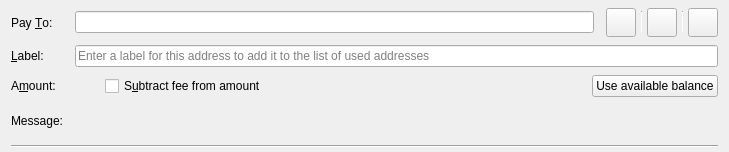
<?xml version="1.0" encoding="UTF-8"?>
<ui version="4.0">
 <class>SendCoinsEntry</class>
 <widget class="QWidget" name="SendCoinsEntry">
  <property name="geometry">
   <rect>
    <x>0</x>
    <y>0</y>
    <width>729</width>
    <height>152</height>
   </rect>
  </property>
  <property name="focusPolicy">
   <enum>Qt::TabFocus</enum>
  </property>
  <property name="autoFillBackground">
   <bool>false</bool>
  </property>
  <layout class="QGridLayout" name="gridLayout">
   <property name="topMargin">
    <number>8</number>
   </property>
   <property name="bottomMargin">
    <number>4</number>
   </property>
   <property name="horizontalSpacing">
    <number>12</number>
   </property>
   <property name="verticalSpacing">
    <number>8</number>
   </property>
    <item row="3" column="1">
     <widget class="QLabel" name="messageTextLabel">
      <property name="toolTip">
       <string>A message that was attached to the odan: URI which will be stored with the transaction for your reference. Note: This message will not be sent over the Odan network.</string>
      </property>
      <property name="textFormat">
       <enum>Qt::PlainText</enum>
      </property>
     </widget>
    </item>
   <item row="0" column="0">
    <widget class="QLabel" name="payToLabel">
     <property name="text">
      <string>Pay &amp;To:</string>
     </property>
     <property name="buddy">
      <cstring>payTo</cstring>
     </property>
    </widget>
   </item>
    <item row="2" column="1" colspan="4">
     <layout class="QHBoxLayout" name="horizontalLayoutAmount" stretch="0,0,1,0">
      <item>
       <widget class="BitcoinAmountField" name="payAmount" native="true">
        <property name="toolTip">
         <string>The amount to send in the selected unit</string>
        </property>
       </widget>
      </item>
      <item>
       <spacer name="horizontalSpacer">
        <property name="orientation">
         <enum>Qt::Horizontal</enum>
        </property>
        <property name="sizeType">
         <enum>QSizePolicy::Fixed</enum>
        </property>
        <property name="sizeHint" stdset="0">
        <size>
          <width>30</width>
          <height>20</height>
         </size>
        </property>
       </spacer>
      </item>
      <item>
       <widget class="QCheckBox" name="checkboxSubtractFeeFromAmount">
        <property name="toolTip">
         <string>The fee will be deducted from the amount being sent. The recipient will receive less odans than you enter in the amount field. If multiple recipients are selected, the fee is split equally.</string>
        </property>
        <property name="text">
         <string>S&amp;ubtract fee from amount</string>
        </property>
       </widget>
      </item>
      <item>
       <widget class="QPushButton" name="useAvailableBalanceButton">
        <property name="focusPolicy">
         <enum>Qt::NoFocus</enum>
       </property>
        <property name="text">
         <string>Use available balance</string>
       </property>
      </widget>
     </item>
    </layout>
   </item>
   <item row="1" column="0">
    <widget class="QLabel" name="labellLabel">
     <property name="text">
      <string>&amp;Label:</string>
     </property>
     <property name="buddy">
      <cstring>addAsLabel</cstring>
     </property>
    </widget>
   </item>
    <item row="3" column="0">
     <widget class="QLabel" name="messageLabel">
      <property name="text">
       <string>Message:</string>
     </property>
    </widget>
   </item>
   <item row="2" column="0">
    <widget class="QLabel" name="amountLabel">
     <property name="text">
      <string>A&amp;mount:</string>
     </property>
     <property name="buddy">
      <cstring>payAmount</cstring>
     </property>
    </widget>
   </item>
    <item row="0" column="1">
     <layout class="QHBoxLayout" name="payToLayout">
      <property name="spacing">
       <number>6</number>
      </property>
      <item>
       <widget class="QValidatedLineEdit" name="payTo">
        <property name="toolTip">
         <string>The Odan address to send the payment to</string>
        </property>
       </widget>
      </item>
     </layout>
    </item>
    <item row="4" column="0" colspan="5">
     <widget class="Line" name="hLine">
      <property name="orientation">
       <enum>Qt::Horizontal</enum>
      </property>
     </widget>
    </item>
    <item row="0" column="2" colspan="3">
     <layout class="QHBoxLayout" name="horizontalLayout_3">
      <property name="spacing">
       <number>5</number>
      </property>
      <item>
       <widget class="QToolButton" name="deleteButton">
        <property name="toolTip">
         <string>Remove this entry</string>
        </property>
        <property name="text">
         <string/>
        </property>
        <property name="icon">
         <iconset resource="../bitcoin.qrc">
          <normaloff>:/icons/remove_entry</normaloff>:/icons/remove_entry</iconset>
        </property>
        <property name="iconSize">
         <size>
          <width>22</width>
          <height>22</height>
         </size>
        </property>
       </widget>
      </item>
      <item>
       <widget class="Line" name="vLine">
        <property name="maximumSize">
         <size>
          <width>1</width>
          <height>22</height>
         </size>
        </property>
        <property name="orientation">
         <enum>Qt::Vertical</enum>
        </property>
       </widget>
      </item>
      <item>
       <widget class="QToolButton" name="addressBookButton">
        <property name="toolTip">
         <string>Choose previously used address</string>
        </property>
        <property name="text">
         <string/>
        </property>
        <property name="icon">
         <iconset resource="../bitcoin.qrc">
          <normaloff>:/icons/address-book</normaloff>:/icons/address-book</iconset>
        </property>
        <property name="iconSize">
         <size>
          <width>22</width>
          <height>22</height>
         </size>
        </property>
        <property name="shortcut">
         <string>Alt+A</string>
        </property>
       </widget>
      </item>
      <item>
       <widget class="Line" name="vLine2">
        <property name="maximumSize">
         <size>
          <width>1</width>
          <height>22</height>
         </size>
        </property>
        <property name="orientation">
         <enum>Qt::Vertical</enum>
        </property>
       </widget>
      </item>
      <item>
       <widget class="QToolButton" name="pasteButton">
        <property name="toolTip">
         <string>Paste address from clipboard</string>
        </property>
        <property name="text">
         <string/>
        </property>
        <property name="icon">
         <iconset resource="../bitcoin.qrc">
          <normaloff>:/icons/editpaste</normaloff>:/icons/editpaste</iconset>
        </property>
        <property name="iconSize">
         <size>
          <width>22</width>
          <height>22</height>
         </size>
        </property>
        <property name="shortcut">
         <string>Alt+P</string>
        </property>
       </widget>
      </item>
     </layout>
    </item>
    <item row="1" column="1" colspan="4">
     <widget class="QLineEdit" name="addAsLabel">
      <property name="toolTip">
       <string>Enter a label for this address to add it to the list of used addresses</string>
      </property>
      <property name="placeholderText">
       <string>Enter a label for this address to add it to the list of used addresses</string>
      </property>
     </widget>
    </item>
   </layout>
  </widget>
 <customwidgets>
  <customwidget>
   <class>QValidatedLineEdit</class>
   <extends>QLineEdit</extends>
   <header>qt/qvalidatedlineedit.h</header>
  </customwidget>
  <customwidget>
   <class>BitcoinAmountField</class>
   <extends>QWidget</extends>
   <header>qt/bitcoinamountfield.h</header>
   <container>1</container>
  </customwidget>
 </customwidgets>
 <tabstops>
  <tabstop>payTo</tabstop>
  <tabstop>addressBookButton</tabstop>
  <tabstop>pasteButton</tabstop>
  <tabstop>deleteButton</tabstop>
  <tabstop>addAsLabel</tabstop>
  <tabstop>payAmount</tabstop>
 </tabstops>
 <resources>
  <include location="../bitcoin.qrc"/>
 </resources>
 <connections/>
</ui>
